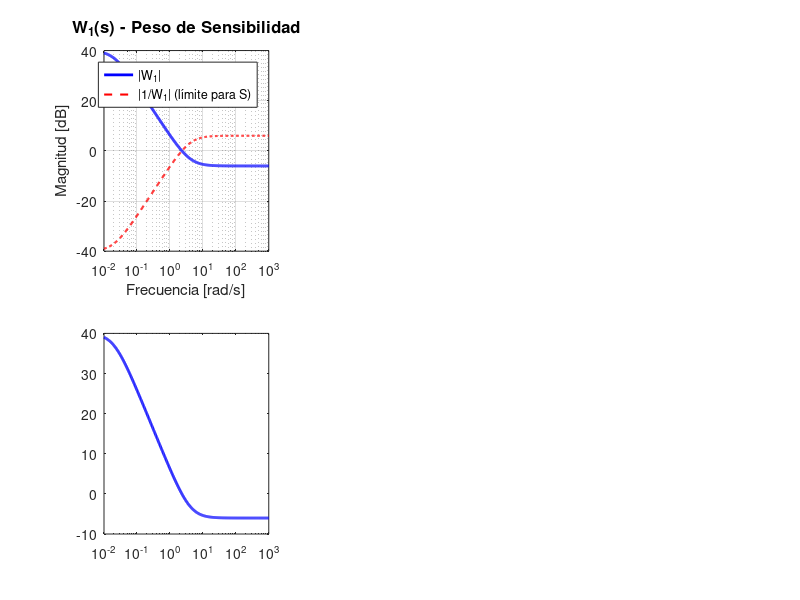

The MATLAB source for this figure: (Note: this script raises an error after producing the figure.)
%% Análisis de Pesos de Ponderación para Control H-infinity
% Visualización de W1, W2, W3 y funciones de sensibilidad

clear; close all; clc;
s = tf('s');

%% Parámetros de la planta
J   = 1.08e-3;
Bv  = 2.61e-3;
MgL = 4.999e-3;
Ku  = 1.13e-2;
th0 = deg2rad(50);

a0 = (MgL*cos(th0))/J;
a1 = Bv/J;
b0 = Ku/J;

G = tf(b0, [1 a1 a0]);

fprintf('Planta G(s):\n');
zpk(G)

%% Función auxiliar para obtener magnitud en dB
function [mag_dB] = get_mag_dB(sys, w)
    [mag, ~] = bode(sys, w);
    mag_dB = 20*log10(squeeze(mag));
end

%% Definición de Pesos de Ponderación

% =========================================================================
% W1: Peso de Sensibilidad (S)
% =========================================================================
M_s  = 2.0;      % Pico máximo de sensibilidad
wb   = 2.0;      % Frecuencia de cruce (rad/s)
A_s  = 0.01;     % Error en estado estacionario (1%)

% Crear W1 manualmente (forma estándar)
W1 = (s/M_s + wb) / (s + wb*A_s);
fprintf('W1 creado manualmente\n');

% =========================================================================
% W2: Peso de Esfuerzo de Control (KS)
% =========================================================================
W2_const = tf(0.2);

w_u   = 50;
M_u   = 0.1;
A_u   = 2.0;
W2_hp = (s + w_u*M_u) / (s/A_u + w_u);

W2 = W2_const;

% =========================================================================
% W3: Peso de Sensibilidad Complementaria (T)
% =========================================================================
M_t  = 2.0;
wt   = 10.0;
A_t  = 0.01;

W3 = (s + wt*A_t) / (s/M_t + wt);
fprintf('W3 creado manualmente\n');

%% Vector de frecuencias
w = logspace(-2, 3, 500);

%% === FIGURA 1: Pesos de Ponderación Individuales ===
figure('Name', 'Pesos de Ponderación H-infinity', 'Position', [50, 300, 1400, 600]);

% Obtener magnitudes
mag_W1 = get_mag_dB(W1, w);
mag_W1_inv = get_mag_dB(1/W1, w);
mag_W2 = get_mag_dB(W2, w);
mag_W2_inv = get_mag_dB(1/W2, w);
mag_W2_hp = get_mag_dB(W2_hp, w);
mag_W2_const = get_mag_dB(W2_const, w);
mag_W3 = get_mag_dB(W3, w);
mag_W3_inv = get_mag_dB(1/W3, w);

% W1: Peso de sensibilidad
subplot(2,3,1);
semilogx(w, mag_W1, 'b-', 'LineWidth', 2);
hold on;
semilogx(w, mag_W1_inv, 'r--', 'LineWidth', 1.5);
grid on;
title('W_1(s) - Peso de Sensibilidad', 'FontSize', 12, 'FontWeight', 'bold');
xlabel('Frecuencia [rad/s]');
ylabel('Magnitud [dB]');
legend('|W_1|', '|1/W_1| (límite para S)', 'Location', 'best');

subplot(2,3,4);
semilogx(w, mag_W1, 'b-', 'LineWidth', 2);
hold on;
xline(wb, 'g--', 'LineWidth', 2);
yline(20*log10(1/A_s), 'b--', 'LineWidth', 1.5);
yline(20*log10(M_s), 'r--', 'LineWidth', 1.5);
grid on;
title('W_1: Interpretación', 'FontSize', 11);
xlabel('Frecuencia [rad/s]');
ylabel('Magnitud [dB]');
text(0.02, 35, sprintf('1/A = %.0f dB', 20*log10(1/A_s)), 'FontSize', 9);
text(20, 10, sprintf('M = %.1f dB', 20*log10(M_s)), 'FontSize', 9);
text(wb*1.5, 25, sprintf('\\omega_b = %.1f', wb), 'FontSize', 9, 'Color', 'g');

% W2: Peso de control
subplot(2,3,2);
semilogx(w, mag_W2, 'b-', 'LineWidth', 2);
hold on;
semilogx(w, mag_W2_inv, 'r--', 'LineWidth', 1.5);
grid on;
title('W_2(s) - Peso de Esfuerzo de Control', 'FontSize', 12, 'FontWeight', 'bold');
xlabel('Frecuencia [rad/s]');
ylabel('Magnitud [dB]');
legend('|W_2|', '|1/W_2| (límite para KS)', 'Location', 'best');

subplot(2,3,5);
semilogx(w, mag_W2_hp, 'b-', 'LineWidth', 2);
hold on;
semilogx(w, mag_W2_const, 'r--', 'LineWidth', 1.5);
grid on;
title('W_2: Opciones de Diseño', 'FontSize', 11);
xlabel('Frecuencia [rad/s]');
ylabel('Magnitud [dB]');
legend('Pasa-altas', 'Constante', 'Location', 'best');

% W3: Peso de sensibilidad complementaria
subplot(2,3,3);
semilogx(w, mag_W3, 'b-', 'LineWidth', 2);
hold on;
semilogx(w, mag_W3_inv, 'r--', 'LineWidth', 1.5);
grid on;
title('W_3(s) - Peso de Sens. Complementaria', 'FontSize', 12, 'FontWeight', 'bold');
xlabel('Frecuencia [rad/s]');
ylabel('Magnitud [dB]');
legend('|W_3|', '|1/W_3| (límite para T)', 'Location', 'best');

subplot(2,3,6);
semilogx(w, mag_W3, 'b-', 'LineWidth', 2);
hold on;
xline(wt, 'g--', 'LineWidth', 2);
grid on;
title('W_3: Interpretación', 'FontSize', 11);
xlabel('Frecuencia [rad/s]');
ylabel('Magnitud [dB]');
text(0.02, -30, sprintf('A = %.2f', A_t), 'FontSize', 9);
text(50, 5, sprintf('M = %.1f', M_t), 'FontSize', 9);
text(wt*1.5, -10, sprintf('\\omega_t = %.1f', wt), 'FontSize', 9, 'Color', 'g');

sgtitle('PESOS DE PONDERACIÓN PARA SÍNTESIS H-\infty', 'FontSize', 14, 'FontWeight', 'bold');

%% === FIGURA 2: Diseño Completo con Sensibilidades ===
figure('Name', 'Síntesis H-infinity', 'Position', [100, 250, 1400, 700]);

% Diseñar controlador H-infinity
try
    P = augw(G, W1, W2, []);
    [K_hinf, CL, gamma] = hinfsyn(P, 1, 1);
    fprintf('\n¡Síntesis H-infinity exitosa!\n');
    fprintf('Gamma óptimo: %.4f\n', gamma);
    use_hinf = true;
catch
    fprintf('\nRobust Control Toolbox no disponible.\n');
    fprintf('Usando controlador lead-lag como aproximación.\n');
    k  = 1.5;
    wz = 2.0;
    wp = 8.0;
    K_hinf = k * (1 + s/wz) / (1 + s/wp);
    gamma = 1.5;  % Valor aproximado
    use_hinf = false;
end

% Calcular funciones de sensibilidad
L = G * K_hinf;
S = feedback(1, L);
T = feedback(L, 1);
KS = K_hinf * S;

% Obtener magnitudes
mag_S = get_mag_dB(S, w);
mag_T = get_mag_dB(T, w);
mag_KS = get_mag_dB(KS, w);
mag_L = get_mag_dB(L, w);
mag_gamma_W1_inv = get_mag_dB(gamma/W1, w);

% Subplot 1: Sensibilidad S vs 1/W1
subplot(2,2,1);
semilogx(w, mag_S, 'b-', 'LineWidth', 2);
hold on;
semilogx(w, mag_W1_inv, 'r--', 'LineWidth', 1.5);
if use_hinf
    semilogx(w, mag_gamma_W1_inv, 'g:', 'LineWidth', 1.5);
    legend('|S|', '|1/W_1|', sprintf('|\\gamma/W_1| (\\gamma=%.2f)', gamma), 'Location', 'best');
else
    legend('|S|', '|1/W_1|', 'Location', 'best');
end
grid on;
title('Sensibilidad S(s) vs Límite 1/W_1', 'FontSize', 12, 'FontWeight', 'bold');
xlabel('Frecuencia [rad/s]');
ylabel('Magnitud [dB]');

% Subplot 2: Esfuerzo de control KS vs 1/W2
subplot(2,2,2);
semilogx(w, mag_KS, 'b-', 'LineWidth', 2);
hold on;
semilogx(w, mag_W2_inv, 'r--', 'LineWidth', 1.5);
grid on;
title('Esfuerzo de Control K(s)S(s) vs Límite 1/W_2', 'FontSize', 12, 'FontWeight', 'bold');
xlabel('Frecuencia [rad/s]');
ylabel('Magnitud [dB]');
legend('|KS|', '|1/W_2|', 'Location', 'best');

% Subplot 3: Sensibilidad complementaria T vs 1/W3
subplot(2,2,3);
semilogx(w, mag_T, 'b-', 'LineWidth', 2);
hold on;
semilogx(w, mag_W3_inv, 'r--', 'LineWidth', 1.5);
grid on;
title('Sens. Complementaria T(s) vs Límite 1/W_3', 'FontSize', 12, 'FontWeight', 'bold');
xlabel('Frecuencia [rad/s]');
ylabel('Magnitud [dB]');
legend('|T|', '|1/W_3|', 'Location', 'best');

% Subplot 4: Todas las funciones juntas
subplot(2,2,4);
semilogx(w, mag_S, 'b-', 'LineWidth', 2);
hold on;
semilogx(w, mag_T, 'r-', 'LineWidth', 2);
semilogx(w, mag_L, 'g-', 'LineWidth', 2);
yline(0, 'k--', 'LineWidth', 1);
xline(wb, 'm:', 'LineWidth', 1.5);
grid on;
title('Funciones de Lazo Cerrado', 'FontSize', 12, 'FontWeight', 'bold');
xlabel('Frecuencia [rad/s]');
ylabel('Magnitud [dB]');
legend('S', 'T', 'L', '0 dB', '\omega_b', 'Location', 'best');

if use_hinf
    sgtitle(sprintf('SÍNTESIS H-\\infty:  \\gamma_{opt} = %.4f', gamma), 'FontSize', 14, 'FontWeight', 'bold');
else
    sgtitle('ANÁLISIS H-\infty (Controlador Lead-Lag)', 'FontSize', 14, 'FontWeight', 'bold');
end

%% === FIGURA 3: Interpretación de los Pesos ===
figure('Name', 'Interpretación de Pesos', 'Position', [150, 200, 1200, 600]);

% Gráfica combinada de todos los inversos de pesos
subplot(1,2,1);
semilogx(w, mag_W1_inv, 'b-', 'LineWidth', 2);
hold on;
semilogx(w, mag_W2_inv, 'r-', 'LineWidth', 2);
semilogx(w, mag_W3_inv, 'g-', 'LineWidth', 2);
grid on;
title('LÍMITES SUPERIORES (1/W_i)', 'FontSize', 12, 'FontWeight', 'bold');
xlabel('Frecuencia [rad/s]');
ylabel('Magnitud [dB]');
legend('1/W_1 (límite S)', '1/W_2 (límite KS)', '1/W_3 (límite T)', ...
       'Location', 'best', 'FontSize', 10);

% Regiones de frecuencia
subplot(1,2,2);
freq_regions = [0.01, wb, wt, 100];
colors = [0.8 0.9 1.0; 1.0 0.95 0.8; 1.0 0.85 0.85];

hold on;
for i = 1:3
    fill([freq_regions(i) freq_regions(i+1) freq_regions(i+1) freq_regions(i)], ...
         [-60 -60 40 40], colors(i,: ), 'EdgeColor', 'none', 'FaceAlpha', 0.5);
end

semilogx(w, mag_S, 'b-', 'LineWidth', 2);
semilogx(w, mag_T, 'r-', 'LineWidth', 2);
xline(wb, 'k--', 'LineWidth', 1.5);
xline(wt, 'k--', 'LineWidth', 1.5);
yline(0, 'k-', 'LineWidth', 1);
grid on;

title('REGIONES DE DISEÑO', 'FontSize', 12, 'FontWeight', 'bold');
xlabel('Frecuencia [rad/s]');
ylabel('Magnitud [dB]');
ylim([-60, 40]);

% Anotaciones
text(0.02, 35, {'BAJA FREQ:', '• S \approx 0 dB', '• T \approx 0 dB', '• Seguimiento'}, ... 
     'FontSize', 9, 'BackgroundColor', 'w');
text(3, 35, {'MEDIA FREQ:', '• Transición', '• |S| + |T| \approx 1', '• Ancho banda'}, ...
     'FontSize', 9, 'BackgroundColor', 'w');
text(30, 35, {'ALTA FREQ:', '• S \approx 0 dB', '• T \rightarrow 0', '• Robustez'}, ... 
     'FontSize', 9, 'BackgroundColor', 'w');

legend('', '', '', 'S(j\omega)', 'T(j\omega)', '\omega_b', '\omega_t', 'Location', 'southeast');

sgtitle('INTERPRETACIÓN DE PESOS H-\infty', 'FontSize', 14, 'FontWeight', 'bold');

%% === FIGURA 4: Diagrama de Bloques Conceptual ===
figure('Name', 'Estructura Mixed Sensitivity', 'Position', [200, 150, 1000, 500]);

% Crear diagrama explicativo
subplot(1,2,1);
% Mostrar las funciones de transferencia importantes
text(0.1, 0.9, 'PROBLEMA MIXED SENSITIVITY H_\infty', 'FontSize', 14, 'FontWeight', 'bold');
text(0.1, 0.75, '────────────────────────────────────', 'FontSize', 10);
text(0.1, 0.65, 'Minimizar:', 'FontSize', 12, 'FontWeight', 'bold');
text(0.15, 0.55, '         ┌ W_1 S  ┐', 'FontSize', 11, 'FontName', 'FixedWidth');
text(0.15, 0.48, '  T_{zw} = │ W_2 KS │', 'FontSize', 11, 'FontName', 'FixedWidth');
text(0.15, 0.41, '         └ W_3 T  ┘', 'FontSize', 11, 'FontName', 'FixedWidth');
text(0.1, 0.28, 'Tal que:  ||T_{zw}||_\infty < \gamma', 'FontSize', 12);
text(0.1, 0.15, '────────────────────────────────────', 'FontSize', 10);
text(0.1, 0.05, sprintf('Resultado: \\gamma_{opt} = %.4f', gamma), 'FontSize', 12, 'FontWeight', 'bold', 'Color', 'b');
axis off;

subplot(1,2,2);
% Significado de cada peso
text(0.05, 0.95, 'SIGNIFICADO DE LOS PESOS', 'FontSize', 14, 'FontWeight', 'bold');
text(0.05, 0.85, '─────────────────────────────────────────', 'FontSize', 10);

text(0.05, 0.75, 'W_1 (Sensibilidad S):', 'FontSize', 11, 'FontWeight', 'bold', 'Color', 'b');
text(0.08, 0.68, '• Grande en baja freq → Buen seguimiento', 'FontSize', 10);
text(0.08, 0.62, '• Determina ancho de banda', 'FontSize', 10);
text(0.08, 0.56, '• Rechazo de perturbaciones', 'FontSize', 10);

text(0.05, 0.46, 'W_2 (Esfuerzo KS):', 'FontSize', 11, 'FontWeight', 'bold', 'Color', 'r');
text(0.08, 0.39, '• Limita magnitud del control', 'FontSize', 10);
text(0.08, 0.33, '• Evita saturación del actuador', 'FontSize', 10);

text(0.05, 0.23, 'W_3 (Sens. Complementaria T):', 'FontSize', 11, 'FontWeight', 'bold', 'Color', [0 0.6 0]);
text(0.08, 0.16, '• Grande en alta freq → Robustez', 'FontSize', 10);
text(0.08, 0.10, '• Atenúa ruido de medición', 'FontSize', 10);
text(0.08, 0.04, '• Robustez ante incertidumbre', 'FontSize', 10);

axis off;

sgtitle('ESTRUCTURA DEL PROBLEMA H-\infty', 'FontSize', 14, 'FontWeight', 'bold');

%% Información en consola
fprintf('\n========================================\n');
fprintf('   PESOS DE PONDERACIÓN H-∞\n');
fprintf('========================================\n');
fprintf('\nW1 - Peso de Sensibilidad:\n');
fprintf('  • Objetivo: Rechazo de perturbaciones, seguimiento\n');
fprintf('  • M_s = %. 1f (pico máximo)\n', M_s);
fprintf('  • ω_b = %.1f rad/s (ancho de banda)\n', wb);
fprintf('  • A = %.3f (error estado estacionario)\n', A_s);

fprintf('\nW2 - Peso de Esfuerzo de Control:\n');
fprintf('  • Objetivo:  Limitar señal de control\n');
fprintf('  • Valor: %. 2f (constante)\n', dcgain(W2));

fprintf('\nW3 - Peso de Sens. Complementaria:\n');
fprintf('  • Objetivo:  Robustez ante incertidumbre\n');
fprintf('  • M_t = %.1f (pico máximo)\n', M_t);
fprintf('  • ω_t = %.1f rad/s (frecuencia transición)\n', wt);
fprintf('  • A = %.3f (ganancia baja freq)\n', A_t);

fprintf('\n--- Resultado de Síntesis ---\n');
fprintf('Gamma óptimo: %. 4f\n', gamma);
fprintf('Norma H-∞ alcanzada: ||T_zw||_∞ < γ\n');
fprintf('========================================\n');